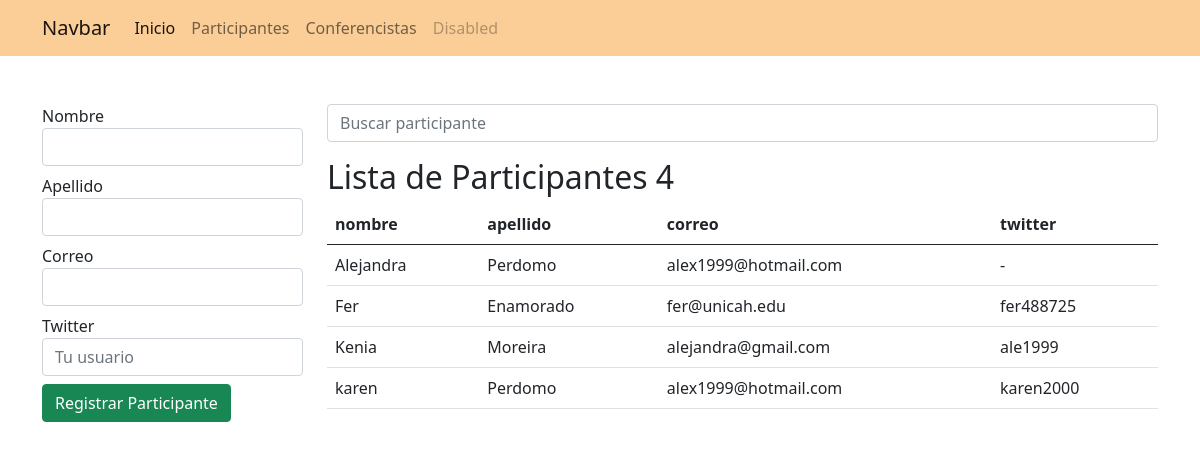
Screenshot of /participantes/ with the database file from the repository.
### app_conferencia/models.py (models this page shows, shortened)
class Participante(models.Model):
    nombre = models.CharField(max_length=35)
    apellido = models.CharField(max_length=35)
    correo = models.EmailField()
    twitter = models.CharField(max_length=35, null=True, blank=True)

### app_conferencia/views.py (the view, shortened to what this page needs)
# urls.py: path('participantes/', views.participantes, name="participantes"),
def participantes(request):
    q = request.GET.get('q')
    if q:
        data = Participante.objects.filter(nombre__startswith=q).order_by('nombre')
    else:
        data = Participante.objects.all().order_by('nombre')
    ctx = {
        'formulario': data,
        'q':q
    }
    return render(request, 'app_conferencias/participantes.html', ctx)

### app_conferencia/templates/app_conferencias/participantes.html (shortened to what this page needs)
{% extends "base.html" %}
{% block container %}
    <div class="row">
        <div class="col-3">
            <form action="{% url 'participantes' %}" method="post">
                <div class="mb-2">
                    <label for="nombre">Nombre</label>
                    <input type="text" name="nombre" id="nombre" class="form-control">
                </div>
                <div class="mb-2">
                    <label for="apellido">Apellido</label>
                    <input type="text" name="apellido" id="apellido" class="form-control">
                </div>
                <div class="mb-2">
                    <label for="correo">Correo</label>
                    <input type="text" name="correo" id="correo" class="form-control">
                </div>
                <div class="mb-2">
                    <label for="twitter">Twitter</label>
                    <input type="text" name="twitter" id="twitter" placeholder="Tu usuario" class="form-control">
                </div>
                <div class="mb-2">
                    <input type ="submit" class="btn btn-success" value="Registrar Participante">
                </div>
            </form>
        </div>
        <div class="col-9">
            <form action="" method="get">
                <input name="q" valur="{{ q }}" type="search" class="form-control" placeholder="Buscar participante">
            </form>
             <h2 class= "mt-3">Lista de Participantes {{ formulario.count }}</h2>
            <table class="table table-hover">
                <thead>
                    <tr>
                        <th>nombre</th>
                        <th>apellido</th>
                        <th>correo</th>
                        <th>twitter</th>
                    </tr>
                </thead>
                <tbody>
                    {% for p in formulario %}
                        <tr>
                            <td>{{ p.nombre }}</td>
                            <td>{{ p.apellido }}</td>
                            <td>{{ p.correo }}</td>
                            <td>
                                {{ p.twitter| default_if_none:'-' }}
                            </td>
                        </tr>
                    {% empty %}
                        <tr>
                            <td colspan="4" class="text-danger text-center">No se encontraron resultados</td>
                        </tr>
                    {% endfor %}
                </tbody>
            </table>
        </div>
    </div>
{% endblock %}

### rows the page displays
Participante: nombre "Alejandra", apellido "Perdomo", correo "alex1999@hotmail.com", twitter "-"
Participante: nombre "Fer", apellido "Enamorado", correo "fer@unicah.edu", twitter "fer488725"
Participante: nombre "Kenia", apellido "Moreira", correo "alejandra@gmail.com", twitter "ale1999"
Participante: nombre "karen", apellido "Perdomo", correo "alex1999@hotmail.com", twitter "karen2000"
